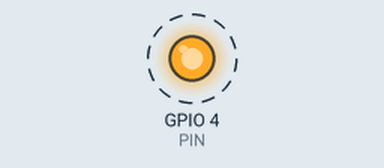
The sketch below on a simulated ESP32. Shown: output pins drawn as LEDs (lit = HIGH). Dashed ring = blinking.

Above: at 0.5 s.
Timing chart, 0 to 4.6 s (numbered marks = the images above):
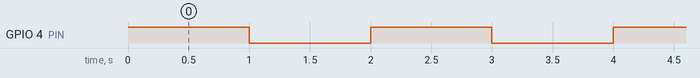

Measured:
- by itself, GPIO 4 (PIN): alternates HIGH for 1.0 s and LOW for 1.0 s

The sketch:

nexer.ino
```cpp
// #include <BluetoothSerial.h> // ESP32 Bluetooth library

// // Initialize BluetoothSerial
// BluetoothSerial SerialBT;

// // Define pin connections
// #define BUTTON_NEXT 12       // Next slide button pin
// #define BUTTON_PREV 13       // Previous slide button pin
// #define BUTTON_LASER 14      // Laser button pin
// #define LASER_PIN 25         // Laser module pin
// #define VIBRATION_MOTOR_PIN 26 // Vibration motor pin

// // Button states
// bool nextButtonPressed = false;
// bool prevButtonPressed = false;
// bool laserButtonPressed = false;

// void setup() {
//   // Initialize Serial and Bluetooth
//   Serial.begin(115200);
//   SerialBT.begin("DIY_Presentation_Remote"); // Bluetooth device name

//   // Configure pins
//   pinMode(BUTTON_NEXT, INPUT_PULLUP);
//   pinMode(BUTTON_PREV, INPUT_PULLUP);
//   pinMode(BUTTON_LASER, INPUT_PULLUP);
//   pinMode(LASER_PIN, OUTPUT);
//   pinMode(VIBRATION_MOTOR_PIN, OUTPUT);

//   // Turn off laser and vibration motor
//   digitalWrite(LASER_PIN, LOW);
//   digitalWrite(VIBRATION_MOTOR_PIN, LOW);

//   Serial.println("DIY Presentation Remote is ready!");
// }

// void loop() {
//   // Read button states
//   nextButtonPressed = digitalRead(BUTTON_NEXT) == LOW;
//   prevButtonPressed = digitalRead(BUTTON_PREV) == LOW;
//   laserButtonPressed = digitalRead(BUTTON_LASER) == LOW;

//   // Handle next slide button
//   if (nextButtonPressed) {
//     sendBluetoothCommand("NEXT");
//     waitForAcknowledgment();
//   }

//   // Handle previous slide button
//   if (prevButtonPressed) {
//     sendBluetoothCommand("PREV");
//     waitForAcknowledgment();
//   }

//   // Handle laser button
//   if (laserButtonPressed) {
//     digitalWrite(LASER_PIN, HIGH);
//   } else {
//     digitalWrite(LASER_PIN, LOW);
//   }

//   delay(100); // Small delay for debouncing
// }

// // Function to send Bluetooth commands
// void sendBluetoothCommand(const char* command) {
//   SerialBT.println(command);
//   Serial.println(String("Command sent: ") + command);
// }

// // Function to wait for acknowledgment and trigger vibration
// void waitForAcknowledgment() {
//   long startTime = millis();
//   while (millis() - startTime < 3000) { // Wait up to 3 seconds for response
//     if (SerialBT.available()) {
//       String response = SerialBT.readString();
//       Serial.println(String("Response received: ") + response);
//       if (response == "OK") {
//         triggerVibration();
//         return;
//       }
//     }
//   }
//   Serial.println("No acknowledgment received.");
// }

// // Function to trigger vibration motor
// void triggerVibration() {
//   digitalWrite(VIBRATION_MOTOR_PIN, HIGH);
//   delay(1000); // Vibration duration: 1 second
//   digitalWrite(VIBRATION_MOTOR_PIN, LOW);
// }


#define PIN 4  // Define the GPIO pin

void setup() {
    pinMode(PIN, OUTPUT); // Set GPIO 13 as an output
}

void loop() {
    digitalWrite(PIN, HIGH); // Set GPIO 13 HIGH
    delay(1000); // Wait for 1 second
    digitalWrite(PIN, LOW);  // Set GPIO 13 LOW
    delay(1000); // Wait for 1 second
}
```
